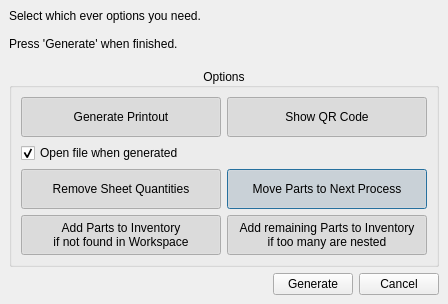
<?xml version="1.0" encoding="UTF-8"?>
<ui version="4.0">
 <class>Form</class>
 <widget class="QDialog" name="Form">
  <property name="geometry">
   <rect>
    <x>0</x>
    <y>0</y>
    <width>448</width>
    <height>304</height>
   </rect>
  </property>
  <property name="windowTitle">
   <string>Form</string>
  </property>
  <layout class="QHBoxLayout" name="horizontalLayout">
   <property name="spacing">
    <number>0</number>
   </property>
   <property name="leftMargin">
    <number>0</number>
   </property>
   <property name="topMargin">
    <number>0</number>
   </property>
   <property name="rightMargin">
    <number>0</number>
   </property>
   <property name="bottomMargin">
    <number>0</number>
   </property>
   <item>
    <widget class="QWidget" name="widget" native="true">
     <property name="contextMenuPolicy">
      <enum>Qt::ContextMenuPolicy::ActionsContextMenu</enum>
     </property>
     <property name="autoFillBackground">
      <bool>false</bool>
     </property>
     <property name="styleSheet">
      <string notr="true"/>
     </property>
     <layout class="QVBoxLayout" name="verticalLayout_3" stretch="0">
      <property name="leftMargin">
       <number>0</number>
      </property>
      <property name="topMargin">
       <number>0</number>
      </property>
      <property name="rightMargin">
       <number>0</number>
      </property>
      <property name="bottomMargin">
       <number>0</number>
      </property>
      <item>
       <layout class="QVBoxLayout" name="verticalLayout" stretch="1,0,0">
        <property name="leftMargin">
         <number>9</number>
        </property>
        <property name="topMargin">
         <number>9</number>
        </property>
        <property name="rightMargin">
         <number>9</number>
        </property>
        <property name="bottomMargin">
         <number>9</number>
        </property>
        <item>
         <widget class="QLabel" name="lblMessage">
          <property name="sizePolicy">
           <sizepolicy hsizetype="Preferred" vsizetype="Minimum">
            <horstretch>0</horstretch>
            <verstretch>0</verstretch>
           </sizepolicy>
          </property>
          <property name="text">
           <string>Select which ever options you need.

Press 'Generate' when finished.</string>
          </property>
          <property name="alignment">
           <set>Qt::AlignmentFlag::AlignLeading|Qt::AlignmentFlag::AlignLeft|Qt::AlignmentFlag::AlignTop</set>
          </property>
          <property name="wordWrap">
           <bool>true</bool>
          </property>
         </widget>
        </item>
        <item>
         <widget class="QGroupBox" name="groupBox">
          <property name="title">
           <string>Options</string>
          </property>
          <property name="alignment">
           <set>Qt::AlignmentFlag::AlignCenter</set>
          </property>
          <property name="flat">
           <bool>false</bool>
          </property>
          <property name="checkable">
           <bool>false</bool>
          </property>
          <layout class="QVBoxLayout" name="verticalLayout_6">
           <property name="spacing">
            <number>6</number>
           </property>
           <property name="leftMargin">
            <number>9</number>
           </property>
           <property name="topMargin">
            <number>9</number>
           </property>
           <property name="rightMargin">
            <number>9</number>
           </property>
           <property name="bottomMargin">
            <number>9</number>
           </property>
           <item>
            <layout class="QGridLayout" name="gridLayout_2">
             <item row="2" column="1">
              <widget class="QPushButton" name="pushButton_update_inventory">
               <property name="sizePolicy">
                <sizepolicy hsizetype="Fixed" vsizetype="Fixed">
                 <horstretch>0</horstretch>
                 <verstretch>0</verstretch>
                </sizepolicy>
               </property>
               <property name="minimumSize">
                <size>
                 <width>200</width>
                 <height>40</height>
                </size>
               </property>
               <property name="toolTip">
                <string>Will move all parts in workspace to the next process that match up with the nested parts.</string>
               </property>
               <property name="autoFillBackground">
                <bool>false</bool>
               </property>
               <property name="styleSheet">
                <string notr="true"/>
               </property>
               <property name="text">
                <string>Move Parts to Next Process</string>
               </property>
               <property name="checkable">
                <bool>true</bool>
               </property>
               <property name="checked">
                <bool>true</bool>
               </property>
              </widget>
             </item>
             <item row="2" column="0">
              <widget class="QPushButton" name="pushButton_remove_sheet_quantity">
               <property name="sizePolicy">
                <sizepolicy hsizetype="Fixed" vsizetype="Fixed">
                 <horstretch>0</horstretch>
                 <verstretch>0</verstretch>
                </sizepolicy>
               </property>
               <property name="minimumSize">
                <size>
                 <width>200</width>
                 <height>40</height>
                </size>
               </property>
               <property name="toolTip">
                <string>Will subtract sheet quantity based on whats in the nest.</string>
               </property>
               <property name="styleSheet">
                <string notr="true"/>
               </property>
               <property name="text">
                <string>Remove Sheet Quantities</string>
               </property>
               <property name="checkable">
                <bool>true</bool>
               </property>
               <property name="checked">
                <bool>true</bool>
               </property>
              </widget>
             </item>
             <item row="0" column="1">
              <widget class="QPushButton" name="pushButton_show_qr_code">
               <property name="sizePolicy">
                <sizepolicy hsizetype="Fixed" vsizetype="Fixed">
                 <horstretch>0</horstretch>
                 <verstretch>0</verstretch>
                </sizepolicy>
               </property>
               <property name="minimumSize">
                <size>
                 <width>200</width>
                 <height>40</height>
                </size>
               </property>
               <property name="toolTip">
                <string>WIll show the QR code on the printout.</string>
               </property>
               <property name="text">
                <string>Show QR Code</string>
               </property>
               <property name="checkable">
                <bool>true</bool>
               </property>
               <property name="checked">
                <bool>true</bool>
               </property>
              </widget>
             </item>
             <item row="0" column="0">
              <widget class="QPushButton" name="pushButton_generate_printout">
               <property name="sizePolicy">
                <sizepolicy hsizetype="Fixed" vsizetype="Fixed">
                 <horstretch>0</horstretch>
                 <verstretch>0</verstretch>
                </sizepolicy>
               </property>
               <property name="minimumSize">
                <size>
                 <width>200</width>
                 <height>40</height>
                </size>
               </property>
               <property name="toolTip">
                <string>Generates the workorder printout page.</string>
               </property>
               <property name="text">
                <string>Generate Printout</string>
               </property>
               <property name="checkable">
                <bool>true</bool>
               </property>
               <property name="checked">
                <bool>true</bool>
               </property>
              </widget>
             </item>
             <item row="1" column="0">
              <widget class="QCheckBox" name="checkBox_open_workorder_when_generated">
               <property name="sizePolicy">
                <sizepolicy hsizetype="Fixed" vsizetype="Fixed">
                 <horstretch>0</horstretch>
                 <verstretch>0</verstretch>
                </sizepolicy>
               </property>
               <property name="toolTip">
                <string>Opens the printout once generated.</string>
               </property>
               <property name="text">
                <string>Open file when generated</string>
               </property>
               <property name="checked">
                <bool>true</bool>
               </property>
              </widget>
             </item>
             <item row="3" column="0">
              <widget class="QPushButton" name="pushButton_add_overflow_parts">
               <property name="sizePolicy">
                <sizepolicy hsizetype="Fixed" vsizetype="Fixed">
                 <horstretch>0</horstretch>
                 <verstretch>0</verstretch>
                </sizepolicy>
               </property>
               <property name="minimumSize">
                <size>
                 <width>200</width>
                 <height>40</height>
                </size>
               </property>
               <property name="toolTip">
                <string>Will add all nested laser cut parts to laser cut inventory if they were not found in workspace.</string>
               </property>
               <property name="text">
                <string>Add Parts to Inventory
if not found in Workspace</string>
               </property>
               <property name="checkable">
                <bool>true</bool>
               </property>
               <property name="checked">
                <bool>true</bool>
               </property>
              </widget>
             </item>
             <item row="3" column="1">
              <widget class="QPushButton" name="pushButton_add_remaning_parts">
               <property name="sizePolicy">
                <sizepolicy hsizetype="Fixed" vsizetype="Fixed">
                 <horstretch>0</horstretch>
                 <verstretch>0</verstretch>
                </sizepolicy>
               </property>
               <property name="minimumSize">
                <size>
                 <width>200</width>
                 <height>40</height>
                </size>
               </property>
               <property name="toolTip">
                <string>If there are parts that exceed the workspace quantity they will be added to inventory.</string>
               </property>
               <property name="text">
                <string>Add remaining Parts to Inventory
if too many are nested</string>
               </property>
               <property name="checkable">
                <bool>true</bool>
               </property>
               <property name="checked">
                <bool>true</bool>
               </property>
              </widget>
             </item>
            </layout>
           </item>
          </layout>
         </widget>
        </item>
        <item>
         <layout class="QHBoxLayout" name="buttonsLayout">
          <item>
           <spacer name="horizontalSpacer">
            <property name="orientation">
             <enum>Qt::Orientation::Horizontal</enum>
            </property>
            <property name="sizeHint" stdset="0">
             <size>
              <width>40</width>
              <height>20</height>
             </size>
            </property>
           </spacer>
          </item>
          <item>
           <widget class="QPushButton" name="pushButton_generate">
            <property name="maximumSize">
             <size>
              <width>16777215</width>
              <height>16777215</height>
             </size>
            </property>
            <property name="text">
             <string>Generate</string>
            </property>
           </widget>
          </item>
          <item>
           <widget class="QPushButton" name="pushButton_cancel">
            <property name="maximumSize">
             <size>
              <width>16777215</width>
              <height>16777215</height>
             </size>
            </property>
            <property name="text">
             <string>Cancel</string>
            </property>
           </widget>
          </item>
         </layout>
        </item>
       </layout>
      </item>
     </layout>
    </widget>
   </item>
  </layout>
 </widget>
 <resources/>
 <connections/>
</ui>
